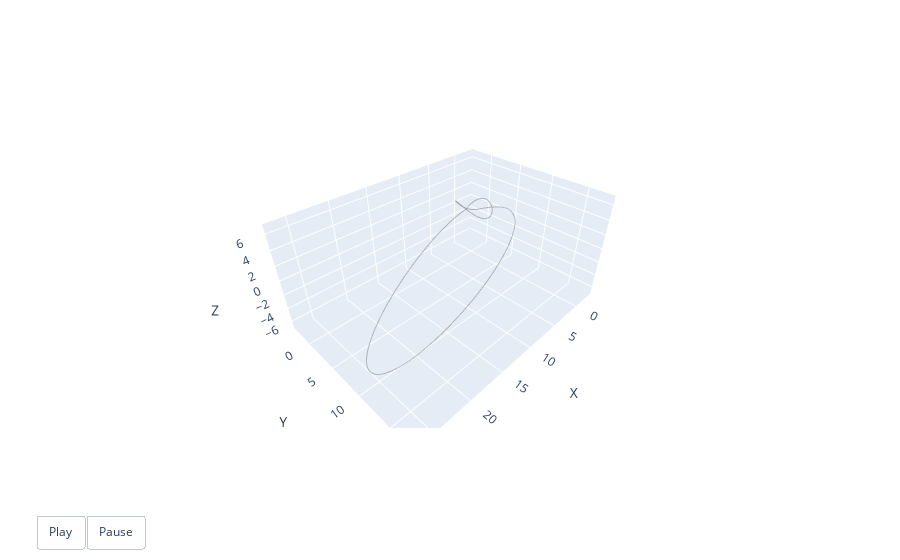

Here is the notebook cell this chart was saved with:
### Code cell
# Parameters
segment_length = 20
skip_step = 1
total_frames = 100

# Generate trefoil knot points
t = np.linspace(0, 2 * np.pi, 1000)
x, y, z = trefoil_knot(t, 0, 2 * np.pi / 3, 10)
all_points = np.column_stack((x, y, z))

# Sample segment positions
segment_positions = sample_segment(all_points, segment_length, skip_step, total_frames)

# Create the Plotly animation
fig = animate_trefoil_plotly(segment_positions, all_points, total_frames)

# Show the figure
fig.show()

### Figure 1 — Plotly figure (JSON) as saved in the notebook; plotly's stock layout.template omitted (floating-point values rounded to 4 significant figures; data arrays with more than 128 entries replaced by an {"elided": "..."} marker saying what was removed)
{"data": [{"line": {"color": "grey", "width": 2}, "mode": "lines", "name": "Trefoil Knot", "opacity": 0.5, "type": "scatter3d", "x": {"elided": "1000 float values"}, "y": {"elided": "1000 float values"}, "z": {"elided": "1000 float values"}}, {"line": {"color": "red", "width": 4}, "mode": "lines", "name": "Segment", "type": "scatter3d", "x": [], "y": [], "z": []}], "layout": {"scene": {"aspectmode": "data", "domain": {"x": [0, 1], "y": [0, 1]}, "xaxis": {"title": {"text": "X"}}, "yaxis": {"title": {"text": "Y"}}, "zaxis": {"title": {"text": "Z"}}}, "updatemenus": [{"buttons": [{"args": [null, {"frame": {"duration": 50, "redraw": true}, "fromcurrent": true}], "label": "Play", "method": "animate"}, {"args": [[null], {"frame": {"duration": 0, "redraw": true}, "mode": "immediate", "transition": {"duration": 0}}], "label": "Pause", "method": "animate"}], "direction": "left", "pad": {"r": 10, "t": 87}, "showactive": false, "type": "buttons", "x": 0.1, "xanchor": "right", "y": 0, "yanchor": "top"}]}}
